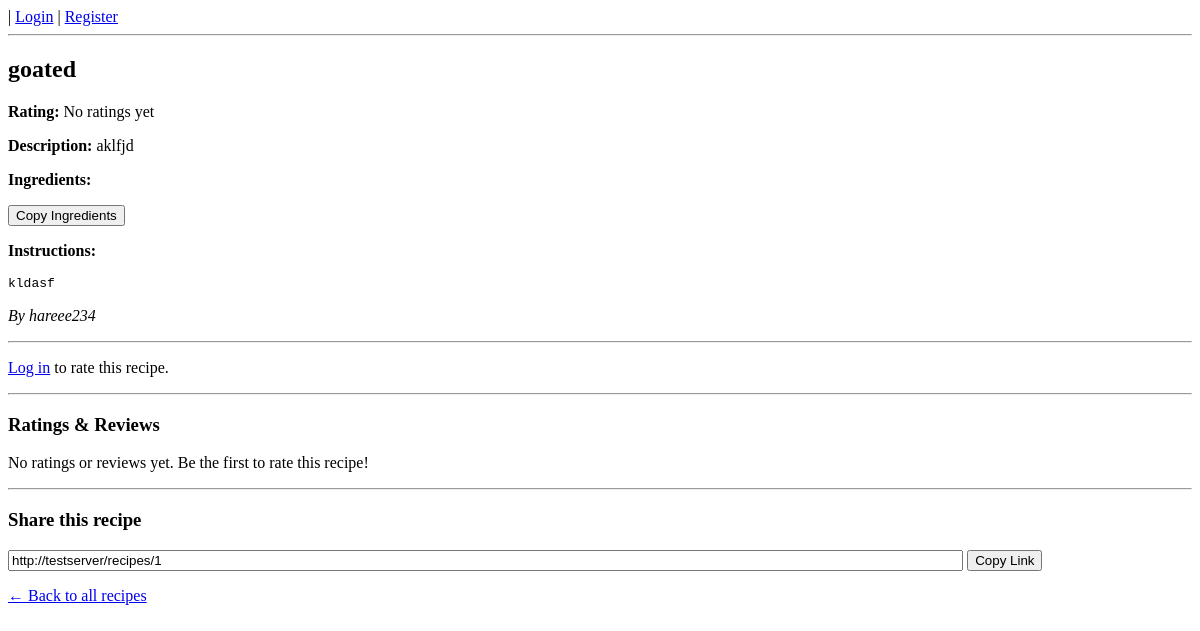
/recipes/1, run on an earlier commit of the app's database.
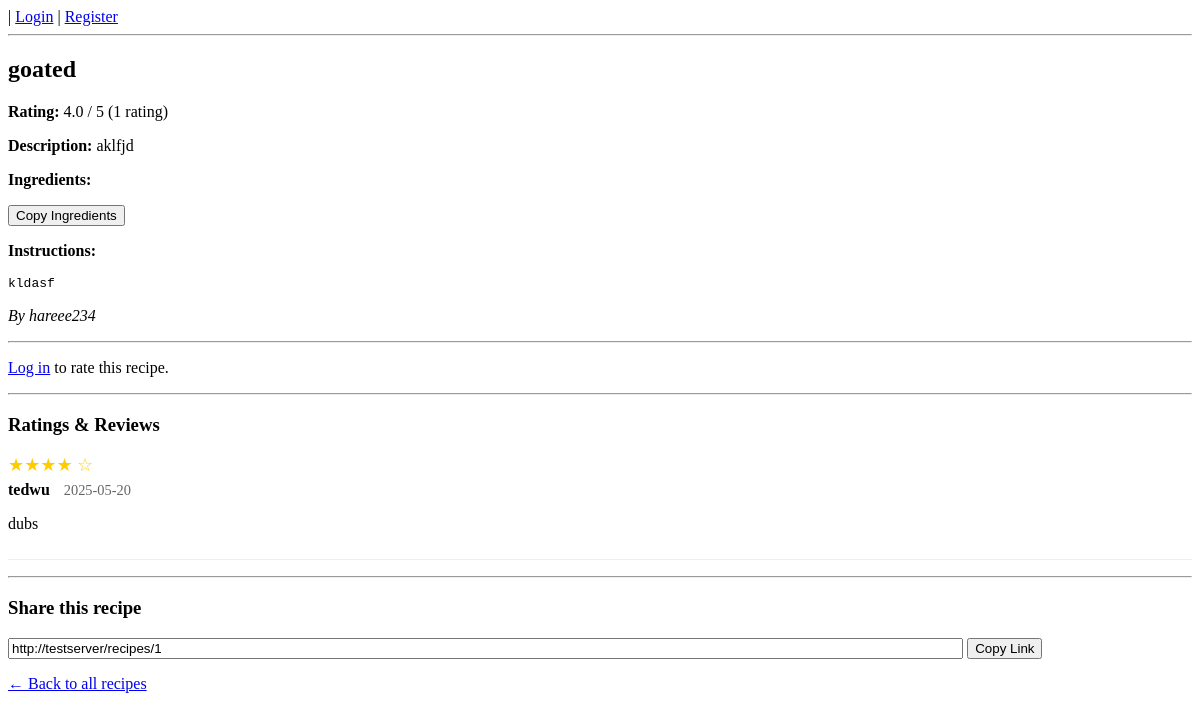
And on a later commit of the database.
### app/models.py (models this page shows)
class Recipe(db.Model):
    id = db.Column(db.Integer, primary_key=True)
    title = db.Column(db.String(200), nullable=False)
    description = db.Column(db.Text, nullable=False)
    ingredients = db.Column(db.Text, nullable=False)
    instructions = db.Column(db.Text, nullable=False)
    created_at = db.Column(db.DateTime(timezone=True), server_default=func.now())
    user_id = db.Column(db.Integer, db.ForeignKey('user.id'), nullable=False)
    ratings = db.relationship('Rating', backref='recipe', lazy=True, cascade="all, delete-orphan")
    def avg_rating(self):
        if not self.ratings:
            return 0
        return round(sum(r.value for r in self.ratings) / len(self.ratings), 1)

class User(UserMixin, db.Model):
    id = db.Column(db.Integer, primary_key=True)
    username = db.Column(db.String(100), unique=True, nullable=False)
    email = db.Column(db.String(120), unique=True, nullable=False)
    password = db.Column(db.String(200), nullable=False)
    recipes = db.relationship('Recipe', backref='author', lazy=True)
    ratings = db.relationship('Rating', backref='user', lazy=True)

class Rating(db.Model):
    id = db.Column(db.Integer, primary_key=True)
    value = db.Column(db.Integer, nullable=False)  # 1-5 stars
    comment = db.Column(db.Text, nullable=True)    # Optional review text
    created_at = db.Column(db.DateTime(timezone=True), server_default=func.now())
    recipe_id = db.Column(db.Integer, db.ForeignKey('recipe.id'), nullable=False)
    user_id = db.Column(db.Integer, db.ForeignKey('user.id'), nullable=False)
    __table_args__ = (db.UniqueConstraint('recipe_id', 'user_id', name='_recipe_user_rating_uc'),)

### app/routes.py (the view)
@app.route('/recipes/<int:recipe_id>')
def view_recipe(recipe_id):
    user = get_current_user()
    recipe = Recipe.query.get_or_404(recipe_id)
    user_rating = None
    if user:
        user_rating = Rating.query.filter_by(
            recipe_id=recipe_id,
            user_id=user.id
        ).first()
    return render_template(
        'view_recipe.html',
        recipe=recipe,
        user=user,
        user_rating=user_rating
    )

### app/routes.py (called while the page is built)
def get_current_user():
    uid = session.get("user_id")
    return User.query.get(uid) if uid else None

### app/templates/view_recipe.html (shortened to what this page needs)
{% extends "base.html" %}
{% block content %}
  <h2>{{ recipe.title }}</h2>
  <div class="rating-display">
    <p>
      <strong>Rating:</strong>
      {% if recipe.ratings %}
        {{ recipe.avg_rating() }} / 5 ({{ recipe.ratings|length }} rating{% if recipe.ratings|length != 1 %}s{% endif %})
      {% else %}
        No ratings yet
      {% endif %}
    </p>
  </div>
  <p><strong>Description:</strong> {{ recipe.description }}</p>
  <p><strong>Ingredients:</strong></p>
  <button type="button" onclick="copyIngredients()">Copy Ingredients</button>
  <p><strong>Instructions:</strong></p>
  <pre>{{ recipe.instructions }}</pre>
  <p><em>By {{ recipe.author.username }}</em></p>
  <hr>
{% if user %}
  <h3>Rate this recipe</h3>
  <form method="POST" action="{{ url_for('rate_recipe', recipe_id=recipe.id) }}">
    <div class="star-rating">
      <input type="radio" id="star5" name="rating" value="5" {% if user_rating and user_rating.value == 5 %}checked{% endif %} required>
      <label for="star5">★</label>
      <input type="radio" id="star4" name="rating" value="4" {% if user_rating and user_rating.value == 4 %}checked{% endif %}>
      <label for="star4">★</label>
      <input type="radio" id="star3" name="rating" value="3" {% if user_rating and user_rating.value == 3 %}checked{% endif %}>
      <label for="star3">★</label>
      <input type="radio" id="star2" name="rating" value="2" {% if user_rating and user_rating.value == 2 %}checked{% endif %}>
      <label for="star2">★</label>
      <input type="radio" id="star1" name="rating" value="1" {% if user_rating and user_rating.value == 1 %}checked{% endif %}>
      <label for="star1">★</label>
    </div>
    <div>
      <label for="comment">Review (optional):</label><br>
      <textarea id="comment" name="comment" rows="3">{{ user_rating.comment if user_rating else '' }}</textarea>
    </div>
    <button type="submit">{% if user_rating %}Update{% else %}Submit{% endif %} Rating</button>
  </form>
{% else %}
  <p><a href="{{ url_for('login') }}">Log in</a> to rate this recipe.</p>
{% endif %}
  <hr>
  <h3>Ratings & Reviews</h3>
  {% if recipe.ratings %}
    <ul class="reviews-list">
      {% for rating in recipe.ratings %}
        <li>
          <div class="review">
            <div class="stars">
              {% for i in range(rating.value) %}★{% endfor %}
              {% for i in range(5 - rating.value) %}☆{% endfor %}
            </div>
            <div class="reviewer">
              <strong>{{ rating.user.username }}</strong>
              <span class="date">{{ rating.created_at.strftime('%Y-%m-%d') }}</span>
            </div>
            {% if rating.comment %}
              <p class="comment">{{ rating.comment }}</p>
            {% endif %}
          </div>
        </li>
      {% endfor %}
    </ul>
  {% else %}
    <p>No ratings or reviews yet. Be the first to rate this recipe!</p>
  {% endif %}
  <hr>
  <h3>Share this recipe</h3>
  <div>
    <input type="text" id="share-link" value="{{ request.url }}" readonly style="width:80%">
    <button type="button" onclick="copyLink()">Copy Link</button>
  </div>
  <p><a href="{{ url_for('recipes') }}">&larr; Back to all recipes</a></p>
{% endblock %}

### app/templates/base.html (shortened to what this page needs)
<!DOCTYPE html>
<html lang="en">
<head>
</head>
<body>
  <nav>
    {% if user %}
      | Hello, {{ user.username }}
      | <a href="{{ url_for('home') }}">Home</a>
      | <a href="{{ url_for('profile') }}">View Profile</a>
      | <a href="{{ url_for('edit_profile') }}">Edit Profile</a>
      | <a href="{{ url_for('logout') }}">Logout</a>
      | <a href="{{ url_for('add_recipe') }}">+ Add Recipe</a>
    {% else %}
      | <a href="{{ url_for('login') }}">Login</a>
      | <a href="{{ url_for('register') }}">Register</a>
    {% endif %}
  </nav>
  <hr>
  {% block content %}{% endblock %}
</body>
</html>

### app/templates/view_recipe.html (style rules this page uses)
.reviews-list { list-style-type: none; padding: 0; }
.review { margin-bottom: 15px; border-bottom: 1px solid #eee; padding-bottom: 10px; }
.stars { color: #ffcc00; font-size: 18px; }
.reviewer { margin: 5px 0; }
.date { color: #666; font-size: 0.9em; margin-left: 10px; }

What changed in the data, as far as the page shows it:
added Rating: avg_rating "4.0", user.username "tedwu", created_at "2025-05-20", comment "dubs"
Also different on the page:
{{ recipe.ratings|length }}: (not shown) → "1"
text no longer shown: "No ratings yet No ratings or reviews yet. Be the first to rate this recipe!"
text now shown: "/ 5 ( rating )"
